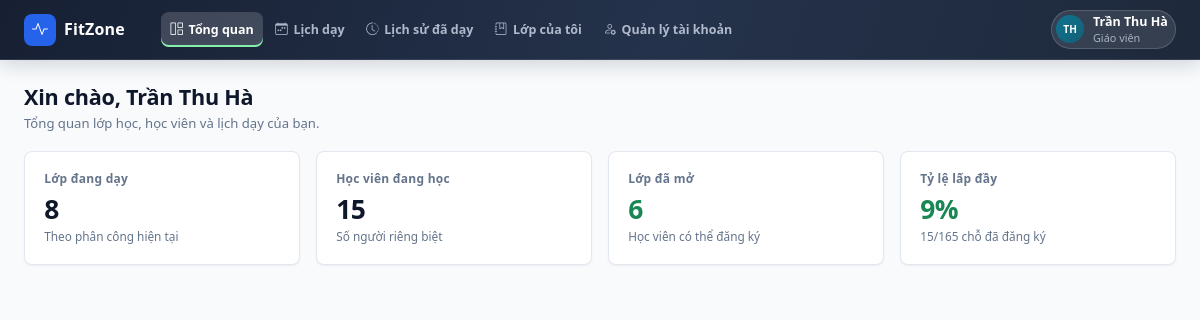
Page /instructor/index.php (signed in) on the committed database.
### tables this page shows
CREATE TABLE `giao_vien` (
  `id` int(10) unsigned NOT NULL AUTO_INCREMENT,
  `tai_khoan_id` int(10) unsigned DEFAULT NULL,
  `ho_ten` varchar(100) NOT NULL,
  `sdt` varchar(15) NOT NULL,
  `email` varchar(100) NOT NULL,
  `gioi_thieu` text DEFAULT NULL,
  `trang_thai` varchar(20) NOT NULL DEFAULT 'dang_lam',
  `deleted_at` datetime DEFAULT NULL,
  `created_at` datetime NOT NULL DEFAULT current_timestamp(),
  `updated_at` datetime NOT NULL DEFAULT current_timestamp() ON UPDATE current_timestamp(),
  PRIMARY KEY (`id`),
  UNIQUE KEY `uq_giao_vien_email` (`email`),
  UNIQUE KEY `uq_giao_vien_tai_khoan` (`tai_khoan_id`),
  CONSTRAINT `fk_giao_vien_tai_khoan` FOREIGN KEY (`tai_khoan_id`) REFERENCES `tai_khoan` (`id`) ON DELETE SET NULL
);

CREATE TABLE `tai_khoan` (
  `id` int(10) unsigned NOT NULL AUTO_INCREMENT,
  `ten_dang_nhap` varchar(50) NOT NULL,
  `mat_khau` varchar(255) NOT NULL,
  `ho_ten` varchar(100) NOT NULL,
  `vai_tro` varchar(20) NOT NULL DEFAULT 'customer',
  `trang_thai` tinyint(1) NOT NULL DEFAULT 1,
  `created_at` datetime NOT NULL DEFAULT current_timestamp(),
  PRIMARY KEY (`id`),
  UNIQUE KEY `uq_tai_khoan_ten` (`ten_dang_nhap`)
);

### common/partials/sidebar.php (called while the page is built, shortened)
<span class="brand-mark"><?= icon('activity') ?></span>

### common/functions.php (called while the page is built, shortened)
<?php
function common_root_url(): string
{
    $script = str_replace('\\', '/', (string) ($_SERVER['SCRIPT_NAME'] ?? ''));
    $directory = trim(basename(dirname($script)), '/');
    if (in_array($directory, ['admin', 'customer', 'instructor', 'common'], true)) {
        return rtrim(dirname(dirname($script)), '/');
    }
    return rtrim(dirname($script), '/');
}
function common_url(string $path = '/'): string
{
    $path = '/' . ltrim($path, '/');
    $map = [
        '/' => '/index.php',
        '/login' => '/login.php',
        '/register' => '/register.php',
        '/admin' => '/admin/index.php',
        '/customer' => '/customer/index.php',
        '/instructor' => '/instructor/index.php',
    ];
    if (isset($map[$path])) {
        $path = $map[$path];
    } elseif (
        !str_contains($path, '.')
        && !str_contains($path, '#')
        && !str_starts_with($path, '/common/')
    ) {
        $path .= '.php';
    }
    return common_root_url() . $path;
}
function url(string $path = '/'): string
{
    return common_url($path);
}
function e(mixed $value): string
{
    return htmlspecialchars((string) $value, ENT_QUOTES, 'UTF-8');
}

### common/menus/instructor.php (called while the page is built)
<?php
return [
    ['label' => 'Tổng quan', 'icon' => 'grid-1x2', 'href' => '/instructor', 'key' => 'dashboard'],
    ['group' => 'Giảng dạy'],
    ['label' => 'Lịch dạy', 'icon' => 'calendar-week', 'href' => '/instructor/schedule', 'key' => 'schedule'],
    ['label' => 'Lịch sử đã dạy', 'icon' => 'clock-history', 'href' => '/instructor/history', 'key' => 'history'],
    ['label' => 'Lớp của tôi', 'icon' => 'journal-bookmark', 'href' => '/instructor/classes', 'key' => 'classes'],
    ['group' => 'Tài khoản'],
    ['label' => 'Quản lý tài khoản', 'icon' => 'person-gear', 'href' => '/instructor/account', 'key' => 'account'],
];

### common/data/user.php (called while the page is built, shortened)
<?php
if (!function_exists('app_user')) {
    function app_user(string $role): array
    {
        $labels = [
            'admin' => 'Quản trị viên',
            'instructor' => 'Giáo viên',
            'customer' => 'Hội viên',
        ];
        $name = '';
        $email = '';
        $account = common_user();
        if ($account) {
            $name = (string) $account['ho_ten'];
            $id = (int) $account['id'];
            $conn = view_db();
            if ($role === 'instructor') {
                $stmt = $conn->prepare('SELECT email FROM giao_vien WHERE tai_khoan_id = ? LIMIT 1');
            } elseif ($role === 'customer') {
                $stmt = $conn->prepare('SELECT email FROM hoi_vien WHERE tai_khoan_id = ? LIMIT 1');
            } else {
                $stmt = null;
            }
            if ($stmt) {
                $stmt->bind_param('i', $id);
                $stmt->execute();
                $profile = $stmt->get_result()->fetch_assoc();
                $email = (string) ($profile['email'] ?? '');
            }
        }
        return [
            'name'  => $name,
            'sub'   => $labels[$role] ?? 'Thành viên',
            'email' => $email,
        ];
    }
}

### common/bootstrap.php (called while the page is built, shortened)
<?php
require_once __DIR__ . '/functions.php';
require_once __DIR__ . '/components/ui.php';
function common_db(): mysqli
{
    static $db = null;
    if ($db === null) {
        $db = require __DIR__ . '/mysql/connect_mysql.php';
    }
    return $db;
}
function common_user(): ?array
{
    $id = (int) ($_SESSION['tai_khoan_id'] ?? 0);
    $stmt = common_db()->prepare(
        'SELECT id, ten_dang_nhap, ho_ten, vai_tro, trang_thai FROM tai_khoan WHERE id = ? LIMIT 1'
    );
    $stmt->bind_param('i', $id);
    $stmt->execute();
    $user = $stmt->get_result()->fetch_assoc() ?: null;
    if ($user['vai_tro'] === 'instructor') {
        $stmt = common_db()->prepare(
            'SELECT id FROM giao_vien
              WHERE tai_khoan_id = ? AND trang_thai = "dang_lam" AND deleted_at IS NULL
              LIMIT 1'
        );
        $stmt->bind_param('i', $id);
        $stmt->execute();
        $instructor = $stmt->get_result()->fetch_assoc();
    }
    return $user;
}

### common/data/instructor.php (called while the page is built, shortened)
<?php
function data_current_instructor(): array
{
    $conn = view_db();
    $accountId = view_current_account_id();
    $row = null;
    if ($accountId > 0) {
        $stmt = $conn->prepare('SELECT * FROM giao_vien WHERE tai_khoan_id = ? AND deleted_at IS NULL LIMIT 1');
        $stmt->bind_param('i', $accountId);
        $stmt->execute();
        $row = $stmt->get_result()->fetch_assoc();
    }
    $id = (int) $row['id'];
    $specialtyIds = [];
    $specialtyNames = [];
    $specialtyStmt = $conn->prepare(
        'SELECT cm.id, cm.ten_chuyen_mon
           FROM giao_vien_chuyen_mon gvcm
           JOIN chuyen_mon cm ON cm.id = gvcm.chuyen_mon_id AND cm.trang_thai = 1
          WHERE gvcm.giao_vien_id = ?
          ORDER BY cm.ten_chuyen_mon'
    );
    $specialtyStmt->bind_param('i', $id);
    $specialtyStmt->execute();
    foreach ($specialtyStmt->get_result()->fetch_all(MYSQLI_ASSOC) as $specialtyRow) {
        $specialtyIds[] = (int) $specialtyRow['id'];
        $specialtyNames[] = (string) $specialtyRow['ten_chuyen_mon'];
    }
    $classes = (int) $conn->query("SELECT COUNT(*) AS c FROM lop_hoc WHERE giao_vien_id = $id AND deleted_at IS NULL")->fetch_assoc()['c'];
    $students = (int) $conn->query("
        SELECT COUNT(DISTINCT dkl.hoi_vien_id) AS c
          FROM dang_ky_lop dkl
          JOIN lop_hoc lh ON lh.id = dkl.lop_hoc_id
         WHERE lh.giao_vien_id = $id AND dkl.trang_thai = 'dang_ky'
    ")->fetch_assoc()['c'];
    return [
        'id'        => $id,
        'name'      => $row['ho_ten'],
        'phone'     => $row['sdt'],
        'email'     => $row['email'],
        'specialty' => $specialtyNames ? implode(' · ', $specialtyNames) : '—',
        'specialty_ids' => $specialtyIds,
        'status'    => $row['trang_thai'],
        'classes'   => $classes,
        'students'  => $students,
    ];
}

### common/data/common.php (called while the page is built, shortened)
<?php
function view_db(): mysqli
{
    return common_db();
}
function view_current_account_id(): int
{
    return (int) ($_SESSION['tai_khoan_id'] ?? 0);
}
function view_cast_ints(array $rows, array $keys): array
{
    foreach ($rows as &$row) {
        foreach ($keys as $key) {
            if (isset($row[$key])) {
                $row[$key] = (int) $row[$key];
            }
        }
    }
    return $rows;
}

### common/data/shared.php (called while the page is built, shortened)
<?php
function data_classes(): array
{
    $sql = "
        SELECT lh.id, lh.ten_lop AS name, gv.ho_ten AS instructor, lh.giao_vien_id,
               lh.thu_trong_tuan AS weekday,
               TIME_FORMAT(lh.gio_bat_dau, '%H:%i') AS start,
               TIME_FORMAT(lh.gio_ket_thuc, '%H:%i') AS end,
               lh.phong_hoc AS room, lh.suc_chua AS capacity,
               (SELECT COUNT(*) FROM dang_ky_lop d
                 WHERE d.lop_hoc_id = lh.id AND d.trang_thai = 'dang_ky') AS enrolled,
               lh.ngay_bat_dau AS start_date,
               DATE_FORMAT(lh.ngay_bat_dau, '%d/%m/%Y') AS `from`,
               DATE_FORMAT(lh.ngay_ket_thuc, '%d/%m/%Y') AS `to`,
               lh.trang_thai AS status, lh.trinh_do AS level,
               lh.goi_tap_toi_thieu AS required_package, lh.mo_ta AS `desc`
        FROM lop_hoc lh
        JOIN giao_vien gv ON gv.id = lh.giao_vien_id
        WHERE lh.deleted_at IS NULL
        ORDER BY lh.id
    ";
    return view_cast_ints(view_db()->query($sql)->fetch_all(MYSQLI_ASSOC), ['id', 'weekday', 'capacity', 'enrolled']);
}

### instructor/index.php (the view, shortened to what this page needs)
<?php
require __DIR__ . '/../common/bootstrap.php';
$menu = require __DIR__ . '/../common/menus/instructor.php';
$appRole = 'instructor';
$activeMenu = 'dashboard';
$instructor = data_current_instructor();
$classes = array_values(array_filter(
    data_classes(),
    function (array $class) use ($instructor): bool {
        $id_giao_vien_cua_lop = (int) $class['giao_vien_id'];
        $id_giao_vien_dang_dang_nhap = (int) ($instructor['id'] ?? 0);
        if ($id_giao_vien_cua_lop === $id_giao_vien_dang_dang_nhap) {
            return true;
        } else {
            return false;
        }
    }
));
$approved = count(array_filter($classes, static fn (array $class): bool => $class['status'] === 'dang_mo'));
$students = (int) ($instructor['students'] ?? 0);
$totalEnrollments = array_sum(array_map(static fn (array $class): int => (int) $class['enrolled'], $classes));
$totalCapacity = array_sum(array_map(static fn (array $class): int => (int) $class['capacity'], $classes));
$fillRate = $totalCapacity > 0 ? (int) round($totalEnrollments / $totalCapacity * 100) : 0;
$partials = __DIR__ . '/../common/partials';
require $partials . '/head.php';
?>
<div class="app-shell">
    <?php require $partials . '/sidebar.php'; ?>
    <div class="app-main">
        <?php require $partials . '/topbar.php'; ?>
        <main class="app-content" id="main-content">
            <div class="page-head">
                <div>
                    <h1>Xin chào, <?= e($instructor['name'] ?? 'Giáo viên') ?></h1>
                    <p>Tổng quan lớp học, học viên và lịch dạy của bạn.</p>
                </div>
            </div>
            <div class="row g-3 mb-3">
                <div class="col-sm-6 col-xl-3"><div class="stat-card"><div class="stat-label">Lớp đang dạy</div><div class="stat-value"><?= count($classes) ?></div><div class="stat-foot">Theo phân công hiện tại</div></div></div>
                <div class="col-sm-6 col-xl-3"><div class="stat-card"><div class="stat-label">Học viên đang học</div><div class="stat-value"><?= $students ?></div><div class="stat-foot">Số người riêng biệt</div></div></div>
                <div class="col-sm-6 col-xl-3"><div class="stat-card"><div class="stat-label">Lớp đã mở</div><div class="stat-value text-success"><?= $approved ?></div><div class="stat-foot">Học viên có thể đăng ký</div></div></div>
                <div class="col-sm-6 col-xl-3"><div class="stat-card"><div class="stat-label">Tỷ lệ lấp đầy</div><div class="stat-value text-success"><?= $fillRate ?>%</div><div class="stat-foot"><?= $totalEnrollments ?>/<?= $totalCapacity ?> chỗ đã đăng ký</div></div></div>
            </div>
        </main>
    </div>
</div>
<?php require $partials . '/foot.php'; ?>

### common/partials/topbar.php (shortened to what this page needs)
<?php
require_once __DIR__ . '/../data/user.php';
$user = app_user($appRole);
$accountHref = '/' . $appRole . '/account';
?>
<header class="app-topbar">
    <a class="app-topbar-brand" href="<?= e(url('/' . $appRole)) ?>">
        <span class="brand-mark"><?= icon('activity') ?></span>
        <span>FitZone</span>
    </a>
    <nav class="app-topbar-nav" aria-label="Điều hướng chính">
        <?php foreach ($menu as $item): ?>
            <?php if (isset($item['group'])) continue; ?>
            <a class="app-topbar-link<?= $activeMenu === $item['key'] ? ' active' : '' ?>"
               href="<?= e(url($item['href'])) ?>"
               <?= $activeMenu === $item['key'] ? 'aria-current="page"' : '' ?>>
                <?= icon($item['icon']) ?>
                <span><?= e($item['label']) ?></span>
            </a>
        <?php endforeach; ?>
    </nav>
    <a class="app-user text-decoration-none" href="<?= e(url($accountHref)) ?>" aria-label="Mở trang quản lý tài khoản">
        <?= avatar($user['name'], 'avatar-sm') ?>
        <span class="app-user-meta">
            <strong><?= e($user['name']) ?></strong>
            <span><?= e($user['sub']) ?></span>
        </span>
    </a>
</header>

### common/components/ui.php (shortened to what this page needs)
<?php
if (!function_exists('icon')) {
    function icon(string $name, string $class = ''): string
    {
        $name = preg_replace('/[^a-z0-9-]/i', '', $name) ?: 'circle';
        return '<i class="bi bi-' . e($name) . ($class !== '' ? ' ' . e($class) : '') . '" aria-hidden="true"></i>';
    }
}
if (!function_exists('initials')) {
    function initials(string $name): string
    {
        $parts = preg_split('/\s+/u', trim($name)) ?: [];
        $parts = array_values(array_filter($parts, static fn ($p) => $p !== ''));
        $last = $parts[count($parts) - 1];
        $first = $parts[0];
        $initials = mb_substr($first, 0, 1, 'UTF-8');
        if (count($parts) > 1) {
            $initials .= mb_substr($last, 0, 1, 'UTF-8');
        }
        return mb_strtoupper($initials, 'UTF-8');
    }
}
if (!function_exists('avatar')) {
    function avatar(string $name, string $size = '', string $extra = ''): string
    {
        $palette = ['alt-1', 'alt-2', 'alt-3', 'alt-4', 'alt-5'];
        $alt = $palette[abs(crc32($name)) % count($palette)];
        $classes = trim('avatar ' . $alt . ($size !== '' ? ' ' . $size : '') . ($extra !== '' ? ' ' . $extra : ''));
        return '<span class="' . e($classes) . '" title="' . e($name) . '">' . e(initials($name)) . '</span>';
    }
}

### common/assets/css/tokens.css (style rules this page uses)
:root { --brand-900: #1E293B; --brand-800: #273449; --brand-700: #334155; --brand-600: #64748B; --brand-50: #F1F5F9; --surface: #FFFFFF; --surface-soft: #F8FAFC; --text: #0F172A; --muted: #64748B; --border: #CBD5E1; --border-soft: #E2E8F0; --success: #15803D; --success-soft: #E7F8ED; --warning: #B45309; --warning-soft: #FEF3E2; --danger: #B91C1C; --danger-soft: #FDECEC; --info: #2563EB; --info-soft: #EFF6FF; --radius-card: 8px; --radius-control: 6px; --radius-pill: 999px; --shadow-sm: 0 1px 2px rgba(15, 23, 42, .06); --shadow: 0 4px 6px rgba(15, 23, 42, .08); --shadow-lg: 0 10px 15px rgba(15, 23, 42, .12); --sidebar-w: 248px; --topbar-h: 60px; --content-max: 1440px; --font-sans: "Segoe UI", Roboto, "Helvetica Neue", Arial, sans-serif; --sidebar-gradient: #1E293B; --bs-primary: #1E293B; --bs-primary-rgb: 30, 41, 59; --bs-body-bg: #F8FAFC; --bs-body-color: #0F172A; --bs-border-color: #CBD5E1; --bs-body-font-family: var(--font-sans); --bs-border-radius: 8px; --bs-link-color: #2563EB; --bs-link-hover-color: #1D4ED8; }

### rows in the picture
giao_vien: ho_ten "TH", ho_ten "Trần Thu Hà"
tai_khoan: ho_ten "Trần Thu Hà", ho_ten.email "Giáo viên"

### other values in the picture
$item['label'] "Tổng quan"
$item['label'] "Lịch dạy"
$item['label'] "Lịch sử đã dạy"
$item['label'] "Lớp của tôi"
$item['label'] "Quản lý tài khoản"
count($classes) "8"
$students "15"
$approved "6"
$fillRate "9"
$totalEnrollments "15"
$totalCapacity "165"
